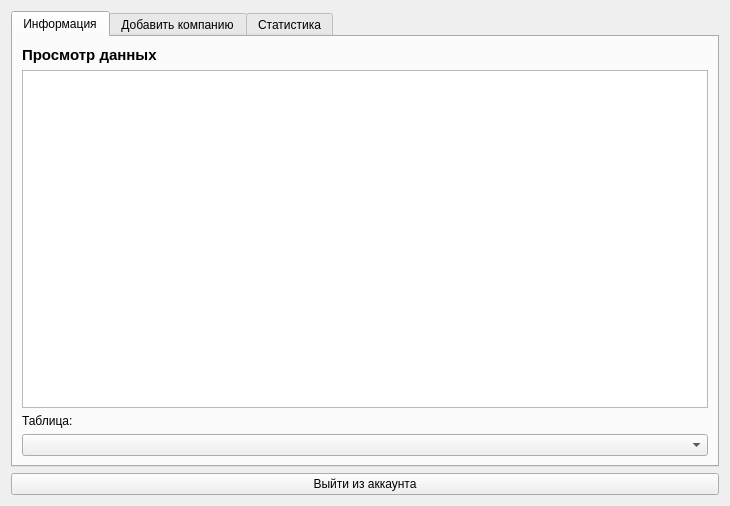
<?xml version="1.0" encoding="UTF-8"?>
<ui version="4.0">
 <class>Form</class>
 <widget class="QWidget" name="Form">
  <property name="geometry">
   <rect>
    <x>0</x>
    <y>0</y>
    <width>730</width>
    <height>506</height>
   </rect>
  </property>
  <property name="windowTitle">
   <string>Form</string>
  </property>
  <layout class="QVBoxLayout" name="verticalLayout_4">
   <item>
    <widget class="QTabWidget" name="tabWidget">
     <property name="currentIndex">
      <number>0</number>
     </property>
     <widget class="QWidget" name="tabInfo">
      <attribute name="title">
       <string>Информация</string>
      </attribute>
      <layout class="QVBoxLayout" name="verticalLayout">
       <item>
        <widget class="QLabel" name="titleLabelInfo">
         <property name="sizePolicy">
          <sizepolicy hsizetype="Expanding" vsizetype="Fixed">
           <horstretch>0</horstretch>
           <verstretch>0</verstretch>
          </sizepolicy>
         </property>
         <property name="font">
          <font>
           <pointsize>11</pointsize>
           <weight>75</weight>
           <bold>true</bold>
          </font>
         </property>
         <property name="text">
          <string>Просмотр данных</string>
         </property>
        </widget>
       </item>
       <item>
        <widget class="QTableWidget" name="infoOutputTable">
         <property name="font">
          <font>
           <pointsize>8</pointsize>
          </font>
         </property>
         <attribute name="horizontalHeaderCascadingSectionResizes">
          <bool>true</bool>
         </attribute>
         <attribute name="horizontalHeaderDefaultSectionSize">
          <number>150</number>
         </attribute>
         <attribute name="horizontalHeaderMinimumSectionSize">
          <number>40</number>
         </attribute>
         <attribute name="horizontalHeaderStretchLastSection">
          <bool>true</bool>
         </attribute>
        </widget>
       </item>
       <item>
        <widget class="QLabel" name="tableInfoLabel">
         <property name="text">
          <string>Таблица:</string>
         </property>
        </widget>
       </item>
       <item>
        <widget class="QComboBox" name="tablesComboBox"/>
       </item>
      </layout>
     </widget>
     <widget class="QWidget" name="tabInsert">
      <attribute name="title">
       <string>Добавить компанию</string>
      </attribute>
      <layout class="QVBoxLayout" name="verticalLayout_2">
       <item>
        <widget class="QLabel" name="titleLabelAdd">
         <property name="sizePolicy">
          <sizepolicy hsizetype="Expanding" vsizetype="Fixed">
           <horstretch>0</horstretch>
           <verstretch>0</verstretch>
          </sizepolicy>
         </property>
         <property name="font">
          <font>
           <pointsize>11</pointsize>
           <weight>75</weight>
           <bold>true</bold>
          </font>
         </property>
         <property name="text">
          <string>Данные компании</string>
         </property>
        </widget>
       </item>
       <item>
        <widget class="QLabel" name="nameLabel">
         <property name="sizePolicy">
          <sizepolicy hsizetype="Expanding" vsizetype="Fixed">
           <horstretch>0</horstretch>
           <verstretch>0</verstretch>
          </sizepolicy>
         </property>
         <property name="text">
          <string>Название:</string>
         </property>
        </widget>
       </item>
       <item>
        <widget class="QLineEdit" name="companyName"/>
       </item>
       <item>
        <widget class="QCheckBox" name="hasOnlineBox">
         <property name="text">
          <string>Онлайн сделки</string>
         </property>
         <property name="checked">
          <bool>true</bool>
         </property>
        </widget>
       </item>
       <item>
        <widget class="QCheckBox" name="hasOfflineBox">
         <property name="text">
          <string>Офлайн сделки</string>
         </property>
         <property name="checked">
          <bool>true</bool>
         </property>
        </widget>
       </item>
       <item>
        <widget class="QPushButton" name="addCompanyBtn">
         <property name="text">
          <string>Добавить</string>
         </property>
        </widget>
       </item>
      </layout>
     </widget>
     <widget class="QWidget" name="tabStat">
      <attribute name="title">
       <string>Статистика</string>
      </attribute>
      <layout class="QVBoxLayout" name="verticalLayout_3">
       <item>
        <widget class="QLabel" name="label">
         <property name="sizePolicy">
          <sizepolicy hsizetype="Expanding" vsizetype="Fixed">
           <horstretch>0</horstretch>
           <verstretch>0</verstretch>
          </sizepolicy>
         </property>
         <property name="font">
          <font>
           <pointsize>11</pointsize>
           <weight>75</weight>
           <bold>true</bold>
          </font>
         </property>
         <property name="text">
          <string>Просмотр статистики</string>
         </property>
        </widget>
       </item>
       <item>
        <widget class="QComboBox" name="managerStatBox"/>
       </item>
       <item>
        <widget class="QWidget" name="statGraph" native="true"/>
       </item>
      </layout>
     </widget>
    </widget>
   </item>
   <item>
    <widget class="QPushButton" name="exitBtn">
     <property name="text">
      <string>Выйти из аккаунта</string>
     </property>
    </widget>
   </item>
  </layout>
 </widget>
 <resources/>
 <connections/>
</ui>
